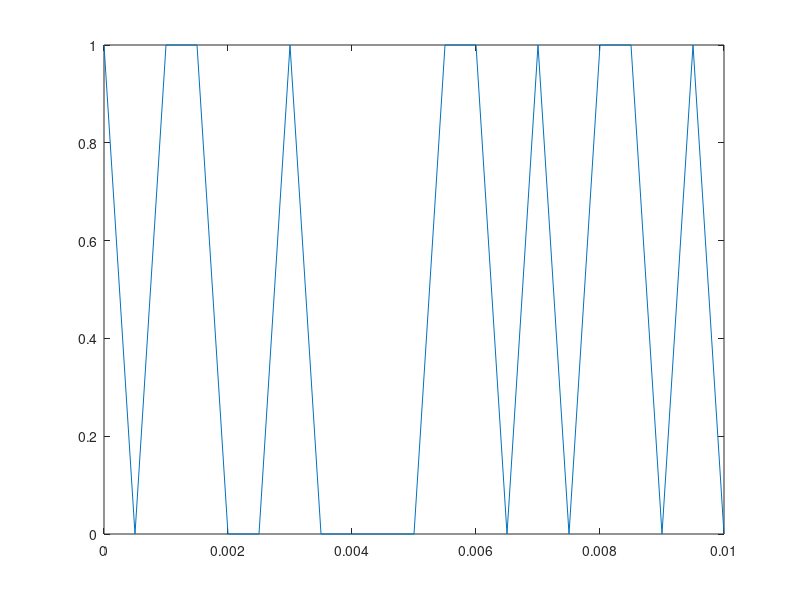

Write the MATLAB code that produced this figure.
%Exercitiu 5
%a
t=0:0.0005:0.01;

s=rand(1,21);
for i=1:1:21
    if s(i:i)<0.5
        s(i:i)=0;
    else s(i:i)=1;
    end
end


figure(1)
plot(t,s)

%b)
Fs=12000;
N=10*12000;
n=0:N-1;
